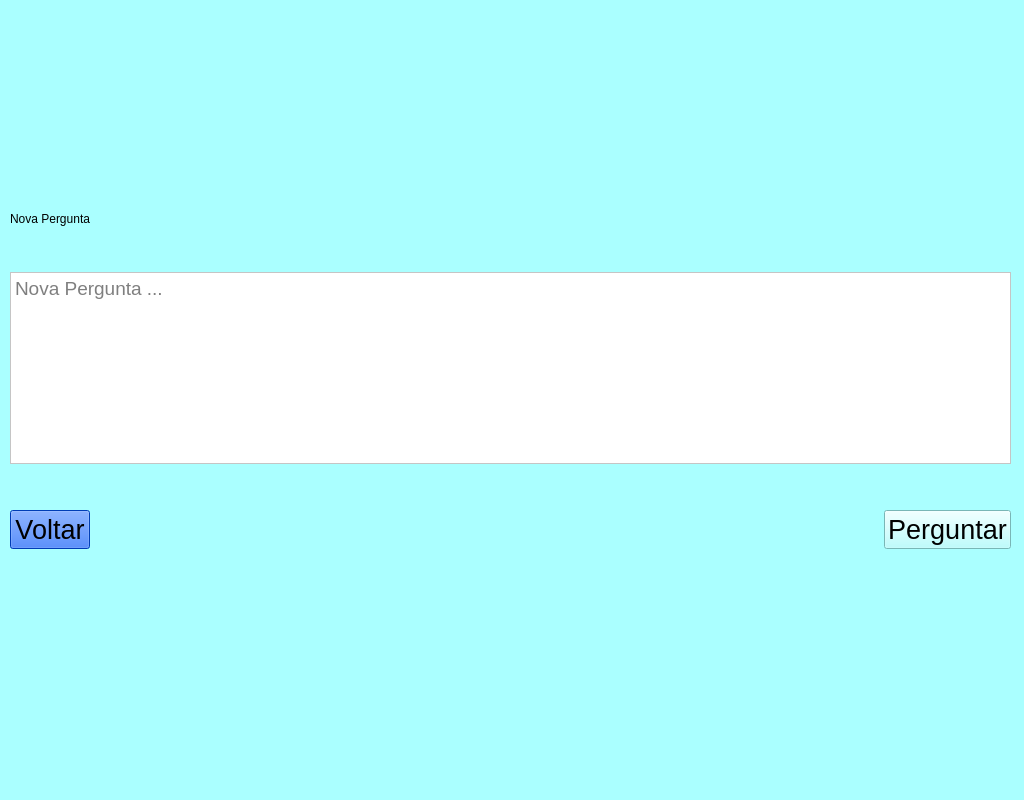
<?xml version="1.0" encoding="UTF-8"?>
<ui version="4.0">
 <class>MainWindow</class>
 <widget class="QMainWindow" name="MainWindow">
  <property name="geometry">
   <rect>
    <x>0</x>
    <y>0</y>
    <width>1024</width>
    <height>800</height>
   </rect>
  </property>
  <property name="font">
   <font>
    <family>Consolas</family>
    <pointsize>20</pointsize>
   </font>
  </property>
  <property name="windowTitle">
   <string>Help System</string>
  </property>
  <property name="styleSheet">
   <string notr="true">background-color: rgb(170, 255, 255);</string>
  </property>
  <widget class="QWidget" name="centralwidget">
   <widget class="QWidget" name="verticalLayoutWidget">
    <property name="geometry">
     <rect>
      <x>10</x>
      <y>10</y>
      <width>1001</width>
      <height>781</height>
     </rect>
    </property>
    <layout class="QVBoxLayout" name="verticalLayout">
     <item>
      <spacer name="verticalSpacer">
       <property name="orientation">
        <enum>Qt::Vertical</enum>
       </property>
       <property name="sizeHint" stdset="0">
        <size>
         <width>20</width>
         <height>40</height>
        </size>
       </property>
      </spacer>
     </item>
     <item>
      <layout class="QVBoxLayout" name="verticalLayout_2">
       <item>
        <widget class="QLabel" name="label">
         <property name="text">
          <string>Nova Pergunta</string>
         </property>
        </widget>
       </item>
       <item>
        <spacer name="verticalSpacer_4">
         <property name="orientation">
          <enum>Qt::Vertical</enum>
         </property>
         <property name="sizeHint" stdset="0">
          <size>
           <width>20</width>
           <height>40</height>
          </size>
         </property>
        </spacer>
       </item>
       <item>
        <widget class="QTextEdit" name="text_edit_pergunta">
         <property name="font">
          <font>
           <pointsize>14</pointsize>
          </font>
         </property>
         <property name="styleSheet">
          <string notr="true">background-color: rgb(255, 255, 255);</string>
         </property>
         <property name="placeholderText">
          <string>Nova Pergunta ...</string>
         </property>
        </widget>
       </item>
       <item>
        <spacer name="verticalSpacer_3">
         <property name="orientation">
          <enum>Qt::Vertical</enum>
         </property>
         <property name="sizeHint" stdset="0">
          <size>
           <width>20</width>
           <height>40</height>
          </size>
         </property>
        </spacer>
       </item>
       <item>
        <layout class="QHBoxLayout" name="horizontalLayout">
         <item>
          <widget class="QPushButton" name="button_voltar">
           <property name="font">
            <font>
             <pointsize>20</pointsize>
            </font>
           </property>
           <property name="styleSheet">
            <string notr="true">background-color: rgb(0, 85, 255);</string>
           </property>
           <property name="text">
            <string>Voltar</string>
           </property>
          </widget>
         </item>
         <item>
          <spacer name="horizontalSpacer">
           <property name="orientation">
            <enum>Qt::Horizontal</enum>
           </property>
           <property name="sizeHint" stdset="0">
            <size>
             <width>40</width>
             <height>20</height>
            </size>
           </property>
          </spacer>
         </item>
         <item>
          <widget class="QPushButton" name="button_perguntar">
           <property name="font">
            <font>
             <pointsize>20</pointsize>
            </font>
           </property>
           <property name="text">
            <string>Perguntar</string>
           </property>
          </widget>
         </item>
        </layout>
       </item>
       <item>
        <spacer name="verticalSpacer_5">
         <property name="orientation">
          <enum>Qt::Vertical</enum>
         </property>
         <property name="sizeHint" stdset="0">
          <size>
           <width>20</width>
           <height>40</height>
          </size>
         </property>
        </spacer>
       </item>
      </layout>
     </item>
     <item>
      <spacer name="verticalSpacer_2">
       <property name="orientation">
        <enum>Qt::Vertical</enum>
       </property>
       <property name="sizeHint" stdset="0">
        <size>
         <width>20</width>
         <height>40</height>
        </size>
       </property>
      </spacer>
     </item>
    </layout>
   </widget>
  </widget>
 </widget>
 <resources/>
 <connections/>
</ui>
